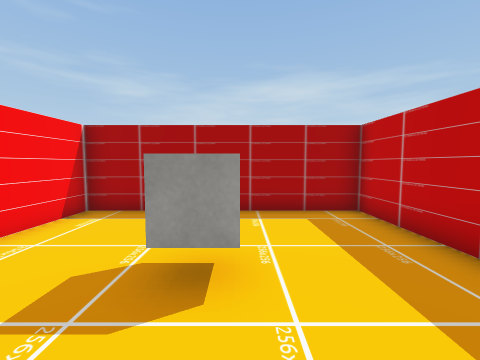
view 1 (above)

20 first-person views from a walk through a 3-D level made in the Unity game engine. The camera is 1.4 m above the floor, tilts 4° down and sees 90° across. The floor is counted in squares, 1 m on a side. Each view is taken from the middle of a square. On the plan, view 1 faces up. The plan holds only what a view shows up to about 13 squares ahead; the rest is blank. The place goes on beyond the plan. The player character is not drawn. Some surface patterns are stand-ins.

view 2
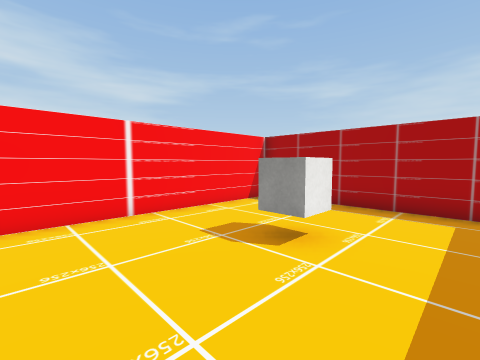

view 3
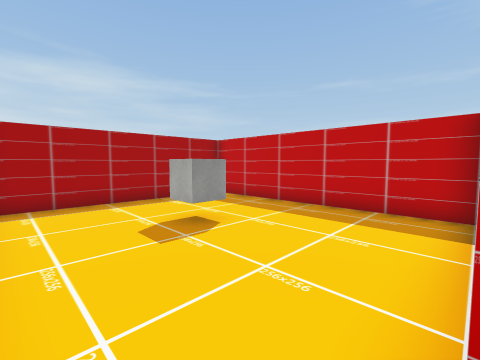

view 4
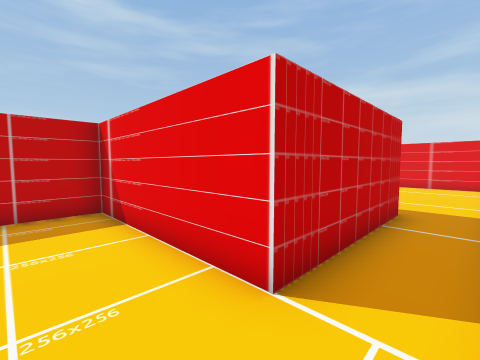

view 5
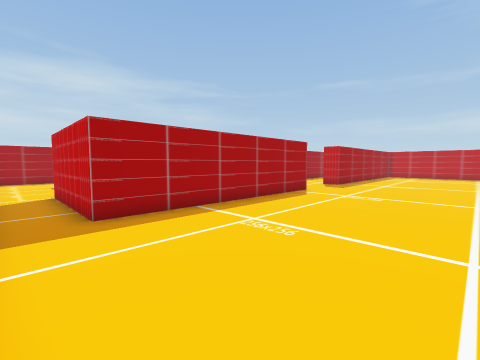

view 6
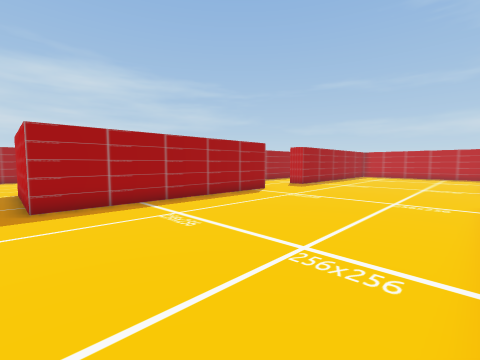

view 7
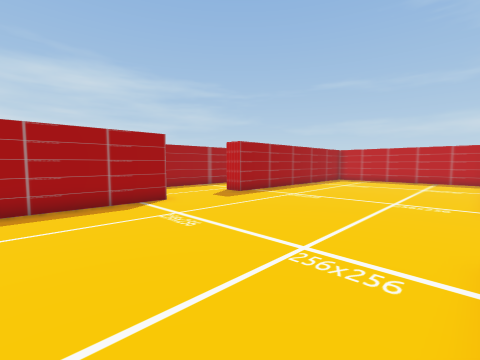

view 8
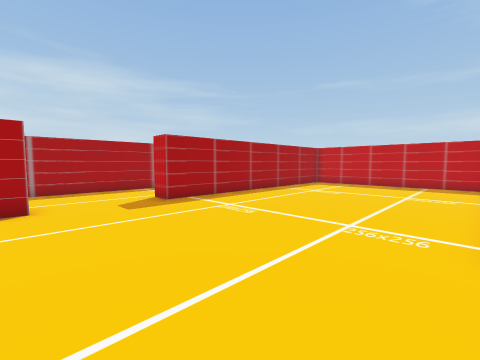

view 9
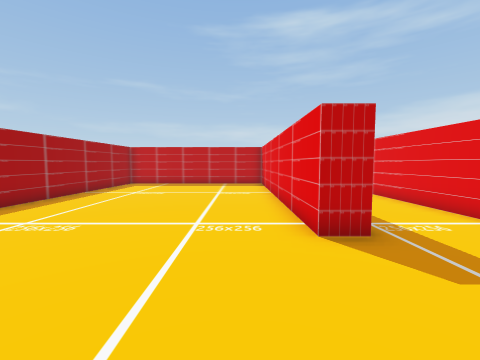

view 10
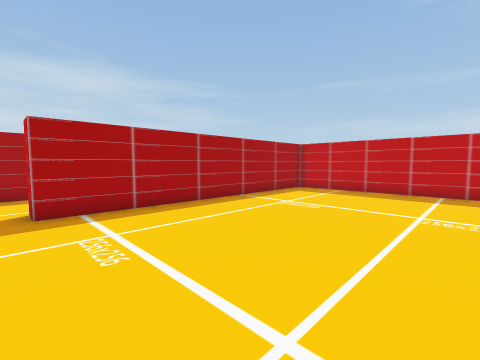

view 11
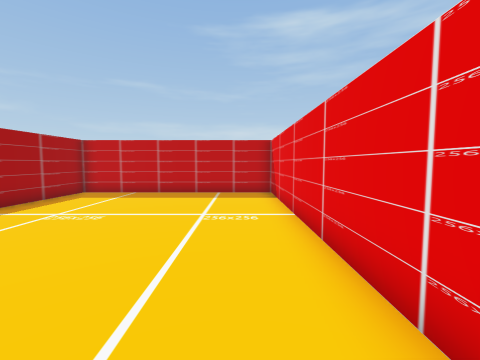

view 12
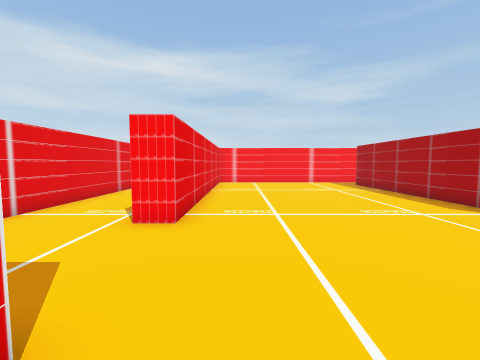

view 13
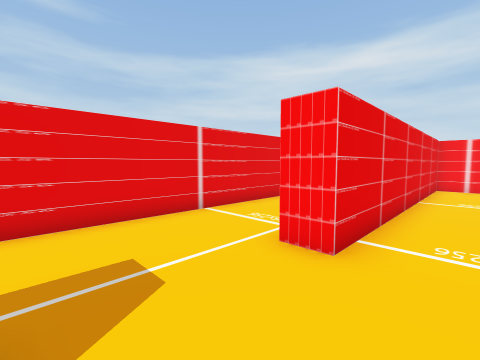

view 14
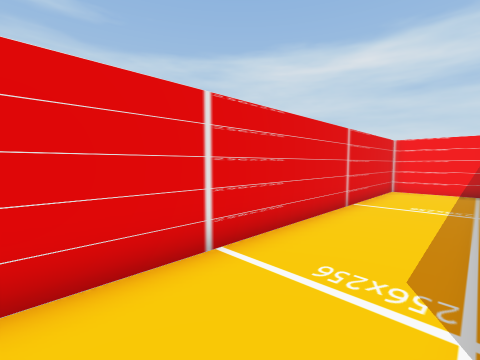

view 15
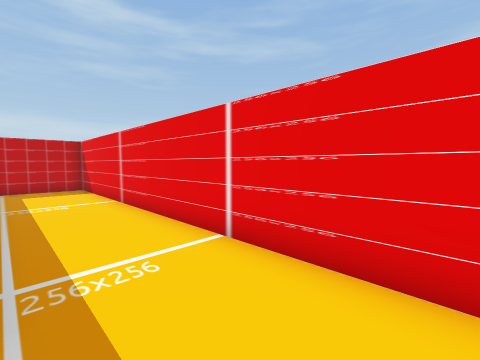

view 16
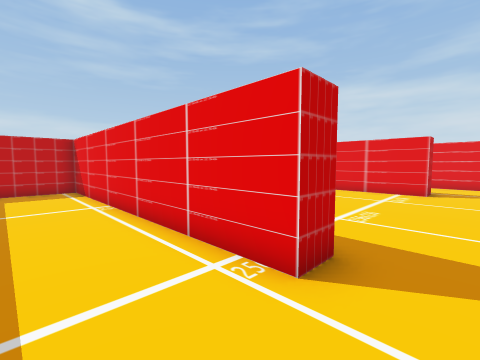

view 17
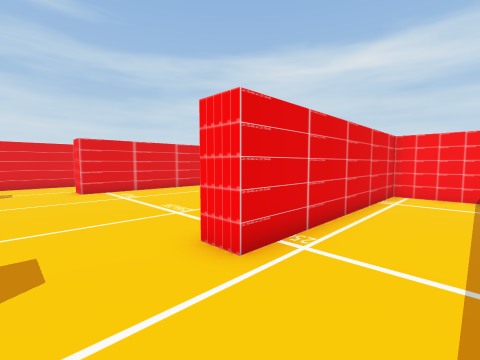

view 18
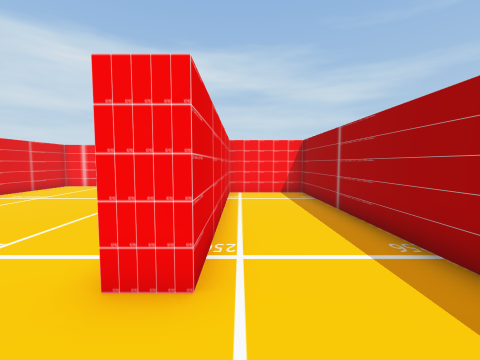

view 19
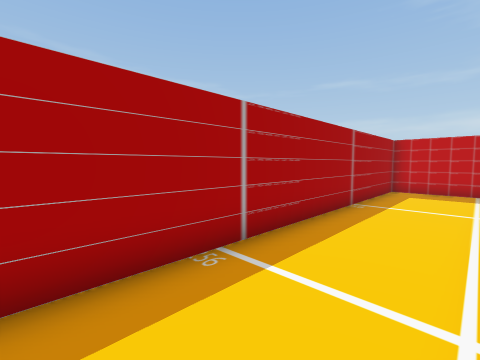

view 20
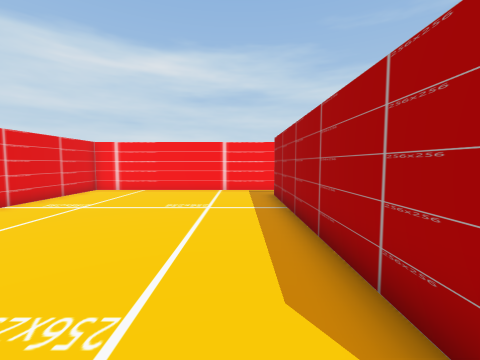

### Floor plan
Ten units are one square. View 1 is at (0, 0); x grows to the right and y downward. Boxes are objects, and circles mark ways between rooms. Rooms are numbered by the first view taken in them; rooms with no view inside come last. Other rooms are left out.
<svg viewBox="-50 -75 290 290">
<path fill="none" stroke="#000" d="M-25 20 35 20 35 -70 -45 -70 -45 11M115 176 115 165 232 165M-45 71 -45 165 75 165 75 175M-45 179 -45 210 235 210 235 179M235 166 235 75 115 75 115 65 235 65 235 30 -15 30 -15 65 75 65 75 75 -25 75 -25 20"/>
<rect x="-15" y="-35" width="20" height="10" fill="#bbb"><title>cube</title></rect>
<circle cx="-35" cy="5" r="3" fill="#2a7"/>
<text x="0" y="-30">1</text>
<text x="90" y="120">2</text>
</svg>
Room 1 opens to room 2.

Where each view was taken, in squares from view 1:
view 1: 0 up, 0 right, facing up
view 2: 1 down, 2 right, facing up-left
view 3: 2 down, 4 left, facing up-right
view 4: 0 up, 4 left, facing down-right
view 5: 14 down, 4 left, facing up-right
view 6: 16 down, 3 left, facing up-right
view 7: 16 down, 3 right, facing up-right
view 8: 16 down, 7 right, facing up-right
view 9: 15 down, 7 right, facing right
view 10: 15 down, 11 right, facing up-right
view 11: 15 down, 12 right, facing right
view 12: 15 down, 13 right, facing left
view 13: 15 down, 11 right, facing down-left
view 14: 18 down, 9 right, facing down-left
view 15: 18 down, 9 right, facing down-right
view 16: 4 down, 10 right, facing down-right
view 17: 4 down, 10 right, facing down-left
view 18: 6 down, 10 right, facing left
view 19: 6 down, 10 right, facing up-right
view 20: 9 down, 8 right, facing left
